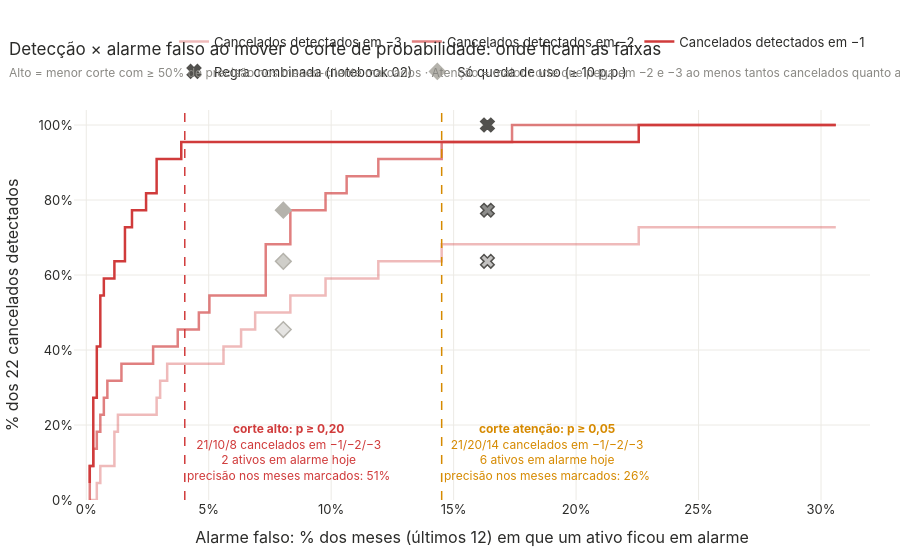

Source (notebook cell):
### Markdown cell above
## 3. Cortes das faixas

### Code cell
cv = R.curva
fig = go.Figure()
for k, a_ in [(3, 0.35), (2, 0.65), (1, 1.0)]:
    fig.add_trace(go.Scatter(x=cv.meses_alarme_ativos_pct, y=100 * cv[f"canc_k{k}"] / N_CANC, mode="lines", name=f"Cancelados detectados em −{k}",
                             line=dict(color=rgba(CORES["Cancelou"], a_), width=2.5, shape="hv"),
                             customdata=np.c_[cv.corte, cv[f"canc_k{k}"], cv.ativos_hoje],
                             hovertemplate=f"Corte p ≥ %{{customdata[0]:.2f}}<br>Detecta %{{customdata[1]}} de 22 em −{k}"
                                           "<br>Meses em alarme nos ativos: %{x:.1f}%<br>Ativos em alarme hoje: %{customdata[2]}<extra></extra>"))
for m, simb in [("regra", "x"), ("so_uso", "diamond")]:
    r = BL[m]
    for k, a_ in [(3, 0.35), (2, 0.65), (1, 1.0)]:
        fig.add_trace(go.Scatter(x=[r["meses_alarme_ativos_pct"]], y=[100 * r[f"canc_k{k}"] / N_CANC], mode="markers",
                                 name=NOME[m], legendgroup=m, showlegend=k == 1,
                                 marker=dict(symbol=simb, size=12, color=rgba(COR_METODO[m], a_), line=dict(color=COR_METODO[m], width=1.5)),
                                 hovertemplate=f"<b>{NOME[m]}</b><br>Detecta {int(r[f'canc_k{k}'])} de 22 em −{k}"
                                               f"<br>Meses em alarme nos ativos: %{{x:.1f}}%<extra></extra>"))
for nome, c, cor in [("alto", CUT["alto"], CORES["Cancelou"]), ("atenção", CUT["atencao"], AMBAR)]:
    q = cv.loc[np.isclose(cv.corte, c)].iloc[0]
    fig.add_vline(x=q.meses_alarme_ativos_pct, line=dict(color=cor, dash="dash", width=1.5))
    fig.add_annotation(x=q.meses_alarme_ativos_pct, y=4, xanchor="left", yanchor="bottom", showarrow=False, font=dict(size=12, color=cor),
                       text=f"<b>corte {nome}: p ≥ {br(c)}</b><br>{int(q.canc_k1)}/{int(q.canc_k2)}/{int(q.canc_k3)} cancelados em −1/−2/−3"
                            f"<br>{int(q.ativos_hoje)} ativos em alarme hoje<br>precisão nos meses marcados: {pct(q.precisao_linhas, 0)}")
fig.update_xaxes(title_text="Alarme falso: % dos meses (últimos 12) em que um ativo ficou em alarme", ticksuffix="%", range=[-0.5, 32])
fig.update_yaxes(title_text="% dos 22 cancelados detectados", ticksuffix="%", range=[0, 104])
fig.update_layout(height=560, legend=dict(y=1.06),
                  title="Detecção × alarme falso ao mover o corte de probabilidade: onde ficam as faixas"
                        + sub(f"Alto = menor corte com ≥ 50% de precisão nos meses-cliente marcados · Atenção = maior corte que pega em −2 e −3 "
                              f"ao menos tantos cancelados quanto a regra · Youden (referência) = {br(CUT['youden'])} · sem limite de capacidade da equipe"))
fig.show()

### Figure 1 — Plotly figure (JSON) as saved in the notebook; plotly's stock layout.template omitted (floating-point values rounded to 4 significant figures; data arrays with more than 128 entries replaced by an {"elided": "..."} marker saying what was removed)
{"data": [{"customdata": {"elided": "94x3 float values"}, "hovertemplate": "Corte p ≥ %{customdata[0]:.2f}<br>Detecta %{customdata[1]} de 22 em −3<br>Meses em alarme nos ativos: %{x:.1f}%<br>Ativos em alarme hoje: %{customdata[2]}<extra></extra>", "line": {"color": "rgba(208,59,59,0.35)", "shape": "hv", "width": 2.5}, "mode": "lines", "name": "Cancelados detectados em −3", "type": "scatter", "x": [30.6, 22.56, 17.39, 14.51, 11.93, 10.63, 9.77, 8.477, 8.333, 7.328, 6.897, 6.322, 6.178, 5.891, 5.603, 5.029, 4.598, 4.31, 4.023, 3.879, 3.736, 3.305, 3.305, 3.305, 3.305, 3.017, 2.874, 2.874, 2.73, 2.73, 2.73, 2.443, 2.443, 2.443, 2.011, 1.868, 1.868, 1.58, 1.437, 1.437, 1.293, 1.293, 1.293, 1.149, 1.149, 1.149, 1.149, 1.149, 1.149, 1.006, 0.8621, 0.8621, 0.8621, 0.8621, 0.8621, 0.8621, 0.8621, 0.8621, 0.7184, 0.7184, 0.7184, 0.7184, 0.7184, 0.7184, 0.5747, 0.5747, 0.5747, 0.5747, 0.5747, 0.5747, 0.5747, 0.5747, 0.431, 0.431, 0.431, 0.431, 0.431, 0.431, 0.431, 0.431, 0.431, 0.2874, 0.2874, 0.2874, 0.2874, 0.2874, 0.2874, 0.2874, 0.2874, 0.1437, 0.1437, 0.1437, 0.1437, 0.1437], "y": [72.73, 68.18, 68.18, 63.64, 59.09, 59.09, 54.55, 54.55, 50.0, 50.0, 45.45, 40.91, 40.91, 40.91, 36.36, 36.36, 36.36, 36.36, 36.36, 36.36, 36.36, 36.36, 31.82, 31.82, 31.82, 27.27, 27.27, 22.73, 22.73, 22.73, 22.73, 22.73, 22.73, 22.73, 22.73, 22.73, 22.73, 22.73, 22.73, 22.73, 22.73, 22.73, 18.18, 18.18, 18.18, 13.64, 13.64, 9.091, 9.091, 9.091, 9.091, 9.091, 9.091, 9.091, 9.091, 9.091, 9.091, 9.091, 9.091, 9.091, 9.091, 9.091, 9.091, 9.091, 9.091, 9.091, 9.091, 9.091, 4.545, 4.545, 4.545, 4.545, 4.545, 4.545, 4.545, 4.545, 4.545, 4.545, 0.0, 0.0, 0.0, 0.0, 0.0, 0.0, 0.0, 0.0, 0.0, 0.0, 0.0, 0.0, 0.0, 0.0, 0.0, 0.0]}, {"customdata": {"elided": "94x3 float values"}, "hovertemplate": "Corte p ≥ %{customdata[0]:.2f}<br>Detecta %{customdata[1]} de 22 em −2<br>Meses em alarme nos ativos: %{x:.1f}%<br>Ativos em alarme hoje: %{customdata[2]}<extra></extra>", "line": {"color": "rgba(208,59,59,0.65)", "shape": "hv", "width": 2.5}, "mode": "lines", "name": "Cancelados detectados em −2", "type": "scatter", "x": [30.6, 22.56, 17.39, 14.51, 11.93, 10.63, 9.77, 8.477, 8.333, 7.328, 6.897, 6.322, 6.178, 5.891, 5.603, 5.029, 4.598, 4.31, 4.023, 3.879, 3.736, 3.305, 3.305, 3.305, 3.305, 3.017, 2.874, 2.874, 2.73, 2.73, 2.73, 2.443, 2.443, 2.443, 2.011, 1.868, 1.868, 1.58, 1.437, 1.437, 1.293, 1.293, 1.293, 1.149, 1.149, 1.149, 1.149, 1.149, 1.149, 1.006, 0.8621, 0.8621, 0.8621, 0.8621, 0.8621, 0.8621, 0.8621, 0.8621, 0.7184, 0.7184, 0.7184, 0.7184, 0.7184, 0.7184, 0.5747, 0.5747, 0.5747, 0.5747, 0.5747, 0.5747, 0.5747, 0.5747, 0.431, 0.431, 0.431, 0.431, 0.431, 0.431, 0.431, 0.431, 0.431, 0.2874, 0.2874, 0.2874, 0.2874, 0.2874, 0.2874, 0.2874, 0.2874, 0.1437, 0.1437, 0.1437, 0.1437, 0.1437], "y": [100.0, 100.0, 95.45, 90.91, 86.36, 81.82, 77.27, 77.27, 68.18, 54.55, 54.55, 54.55, 54.55, 54.55, 54.55, 50.0, 45.45, 45.45, 45.45, 45.45, 40.91, 40.91, 40.91, 40.91, 40.91, 40.91, 40.91, 40.91, 40.91, 40.91, 36.36, 36.36, 36.36, 36.36, 36.36, 36.36, 36.36, 36.36, 36.36, 31.82, 31.82, 31.82, 31.82, 31.82, 31.82, 31.82, 31.82, 31.82, 31.82, 31.82, 31.82, 31.82, 31.82, 27.27, 27.27, 27.27, 27.27, 27.27, 27.27, 27.27, 27.27, 27.27, 27.27, 22.73, 22.73, 22.73, 18.18, 18.18, 18.18, 18.18, 18.18, 18.18, 18.18, 18.18, 18.18, 18.18, 18.18, 18.18, 18.18, 13.64, 13.64, 13.64, 13.64, 9.091, 9.091, 9.091, 9.091, 9.091, 9.091, 9.091, 4.545, 4.545, 4.545, 0.0]}, {"customdata": {"elided": "94x3 float values"}, "hovertemplate": "Corte p ≥ %{customdata[0]:.2f}<br>Detecta %{customdata[1]} de 22 em −1<br>Meses em alarme nos ativos: %{x:.1f}%<br>Ativos em alarme hoje: %{customdata[2]}<extra></extra>", "line": {"color": "rgba(208,59,59,1.0)", "shape": "hv", "width": 2.5}, "mode": "lines", "name": "Cancelados detectados em −1", "type": "scatter", "x": [30.6, 22.56, 17.39, 14.51, 11.93, 10.63, 9.77, 8.477, 8.333, 7.328, 6.897, 6.322, 6.178, 5.891, 5.603, 5.029, 4.598, 4.31, 4.023, 3.879, 3.736, 3.305, 3.305, 3.305, 3.305, 3.017, 2.874, 2.874, 2.73, 2.73, 2.73, 2.443, 2.443, 2.443, 2.011, 1.868, 1.868, 1.58, 1.437, 1.437, 1.293, 1.293, 1.293, 1.149, 1.149, 1.149, 1.149, 1.149, 1.149, 1.006, 0.8621, 0.8621, 0.8621, 0.8621, 0.8621, 0.8621, 0.8621, 0.8621, 0.7184, 0.7184, 0.7184, 0.7184, 0.7184, 0.7184, 0.5747, 0.5747, 0.5747, 0.5747, 0.5747, 0.5747, 0.5747, 0.5747, 0.431, 0.431, 0.431, 0.431, 0.431, 0.431, 0.431, 0.431, 0.431, 0.2874, 0.2874, 0.2874, 0.2874, 0.2874, 0.2874, 0.2874, 0.2874, 0.1437, 0.1437, 0.1437, 0.1437, 0.1437], "y": [100.0, 95.45, 95.45, 95.45, 95.45, 95.45, 95.45, 95.45, 95.45, 95.45, 95.45, 95.45, 95.45, 95.45, 95.45, 95.45, 95.45, 95.45, 95.45, 90.91, 90.91, 90.91, 90.91, 90.91, 90.91, 90.91, 86.36, 81.82, 81.82, 81.82, 81.82, 81.82, 77.27, 77.27, 77.27, 72.73, 72.73, 63.64, 63.64, 63.64, 63.64, 63.64, 63.64, 63.64, 63.64, 63.64, 59.09, 59.09, 59.09, 59.09, 59.09, 59.09, 59.09, 59.09, 59.09, 59.09, 59.09, 59.09, 54.55, 54.55, 54.55, 54.55, 54.55, 54.55, 50.0, 45.45, 45.45, 40.91, 40.91, 40.91, 40.91, 40.91, 40.91, 40.91, 31.82, 27.27, 27.27, 27.27, 27.27, 27.27, 27.27, 27.27, 22.73, 22.73, 18.18, 13.64, 13.64, 13.64, 9.091, 9.091, 4.545, 4.545, 4.545, 4.545]}, {"hovertemplate": "<b>Regra combinada (notebook 02)</b><br>Detecta 14 de 22 em −3<br>Meses em alarme nos ativos: %{x:.1f}%<extra></extra>", "legendgroup": "regra", "marker": {"color": "rgba(82,81,78,0.35)", "line": {"color": "#52514e", "width": 1.5}, "size": 12, "symbol": "x"}, "mode": "markers", "name": "Regra combinada (notebook 02)", "showlegend": false, "type": "scatter", "x": [16.38], "y": [63.64]}, {"hovertemplate": "<b>Regra combinada (notebook 02)</b><br>Detecta 17 de 22 em −2<br>Meses em alarme nos ativos: %{x:.1f}%<extra></extra>", "legendgroup": "regra", "marker": {"color": "rgba(82,81,78,0.65)", "line": {"color": "#52514e", "width": 1.5}, "size": 12, "symbol": "x"}, "mode": "markers", "name": "Regra combinada (notebook 02)", "showlegend": false, "type": "scatter", "x": [16.38], "y": [77.27]}, {"hovertemplate": "<b>Regra combinada (notebook 02)</b><br>Detecta 22 de 22 em −1<br>Meses em alarme nos ativos: %{x:.1f}%<extra></extra>", "legendgroup": "regra", "marker": {"color": "rgba(82,81,78,1.0)", "line": {"color": "#52514e", "width": 1.5}, "size": 12, "symbol": "x"}, "mode": "markers", "name": "Regra combinada (notebook 02)", "showlegend": true, "type": "scatter", "x": [16.38], "y": [100.0]}, {"hovertemplate": "<b>Só queda de uso (≥ 10 p.p.)</b><br>Detecta 10 de 22 em −3<br>Meses em alarme nos ativos: %{x:.1f}%<extra></extra>", "legendgroup": "so_uso", "marker": {"color": "rgba(181,179,172,0.35)", "line": {"color": "#b5b3ac", "width": 1.5}, "size": 12, "symbol": "diamond"}, "mode": "markers", "name": "Só queda de uso (≥ 10 p.p.)", "showlegend": false, "type": "scatter", "x": [8.046], "y": [45.45]}, {"hovertemplate": "<b>Só queda de uso (≥ 10 p.p.)</b><br>Detecta 14 de 22 em −2<br>Meses em alarme nos ativos: %{x:.1f}%<extra></extra>", "legendgroup": "so_uso", "marker": {"color": "rgba(181,179,172,0.65)", "line": {"color": "#b5b3ac", "width": 1.5}, "size": 12, "symbol": "diamond"}, "mode": "markers", "name": "Só queda de uso (≥ 10 p.p.)", "showlegend": false, "type": "scatter", "x": [8.046], "y": [63.64]}, {"hovertemplate": "<b>Só queda de uso (≥ 10 p.p.)</b><br>Detecta 17 de 22 em −1<br>Meses em alarme nos ativos: %{x:.1f}%<extra></extra>", "legendgroup": "so_uso", "marker": {"color": "rgba(181,179,172,1.0)", "line": {"color": "#b5b3ac", "width": 1.5}, "size": 12, "symbol": "diamond"}, "mode": "markers", "name": "Só queda de uso (≥ 10 p.p.)", "showlegend": true, "type": "scatter", "x": [8.046], "y": [77.27]}], "layout": {"annotations": [{"font": {"color": "#d03b3b", "size": 12}, "showarrow": false, "text": "<b>corte alto: p ≥ 0,20</b><br>21/10/8 cancelados em −1/−2/−3<br>2 ativos em alarme hoje<br>precisão nos meses marcados: 51%", "x": 4.023, "xanchor": "left", "y": 4, "yanchor": "bottom"}, {"font": {"color": "#d68a00", "size": 12}, "showarrow": false, "text": "<b>corte atenção: p ≥ 0,05</b><br>21/20/14 cancelados em −1/−2/−3<br>6 ativos em alarme hoje<br>precisão nos meses marcados: 26%", "x": 14.51, "xanchor": "left", "y": 4, "yanchor": "bottom"}], "height": 560, "legend": {"y": 1.06}, "shapes": [{"line": {"color": "#d03b3b", "dash": "dash", "width": 1.5}, "type": "line", "x0": 4.023, "x1": 4.023, "xref": "x", "y0": 0, "y1": 1, "yref": "y domain"}, {"line": {"color": "#d68a00", "dash": "dash", "width": 1.5}, "type": "line", "x0": 14.51, "x1": 14.51, "xref": "x", "y0": 0, "y1": 1, "yref": "y domain"}], "title": {"text": "Detecção × alarme falso ao mover o corte de probabilidade: onde ficam as faixas<br><span style='font-size:12px;color:#8a8984'>Alto = menor corte com ≥ 50% de precisão nos meses-cliente marcados · Atenção = maior corte que pega em −2 e −3 ao menos tantos cancelados quanto a regra · Youden (referência) = 0,09 · sem limite de capacidade da equipe</span>"}, "xaxis": {"range": [-0.5, 32], "ticksuffix": "%", "title": {"text": "Alarme falso: % dos meses (últimos 12) em que um ativo ficou em alarme"}}, "yaxis": {"range": [0, 104], "ticksuffix": "%", "title": {"text": "% dos 22 cancelados detectados"}}}}
